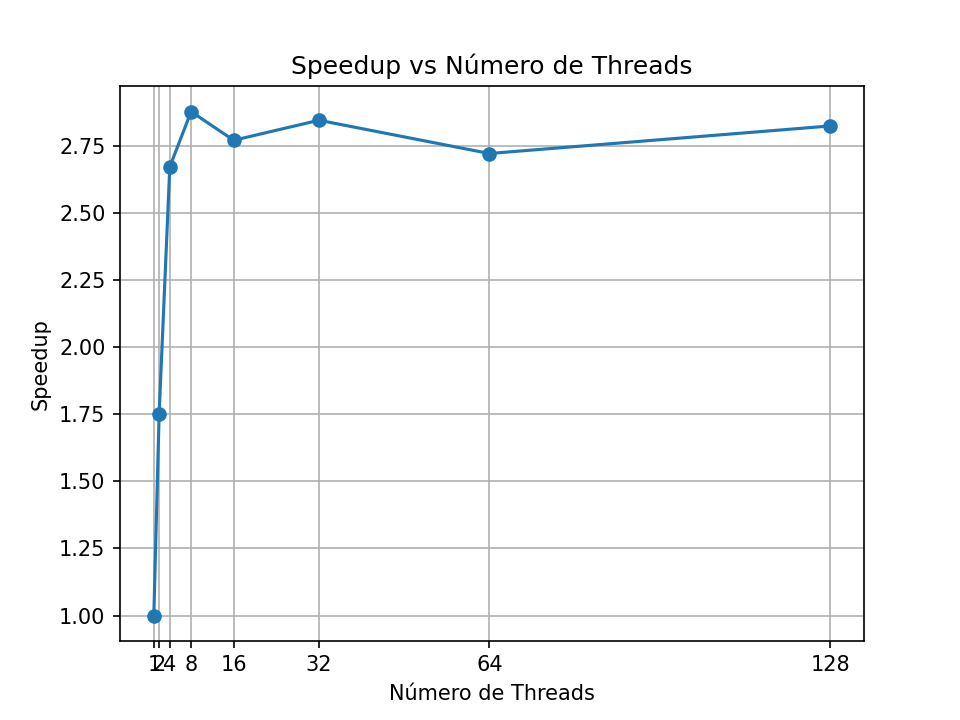

The script that saved this image:
import time
import matplotlib.pyplot as plt
from main import RealTimeClusterDetector
from mockup import generate_realistic_burst

def measure_time(detector, packets, workers):
    start = time.time()
    detector.process_packet_burst(packets, max_workers=workers)
    return time.time() - start

if __name__ == "__main__":
    burst = generate_realistic_burst()  
    detector = RealTimeClusterDetector(eps=0.0025, min_samples=100, min_cluster_size=300)

    worker_counts = [1, 2, 4, 8, 16, 32, 64, 128]
    times = []
    for w in worker_counts:
        t = measure_time(detector, burst, w)
        print(f"threads={w}: tempo={t:.4f}s")
        times.append(t)

    speedup = [times[0]/t for t in times]

    plt.figure()
    plt.plot(worker_counts, speedup, marker='o')
    plt.title("Speedup vs Número de Threads")
    plt.xlabel("Número de Threads")
    plt.ylabel("Speedup")
    plt.grid(True)
    plt.xticks(worker_counts)
    plt.savefig("speedup.png", dpi=150)
    plt.show()